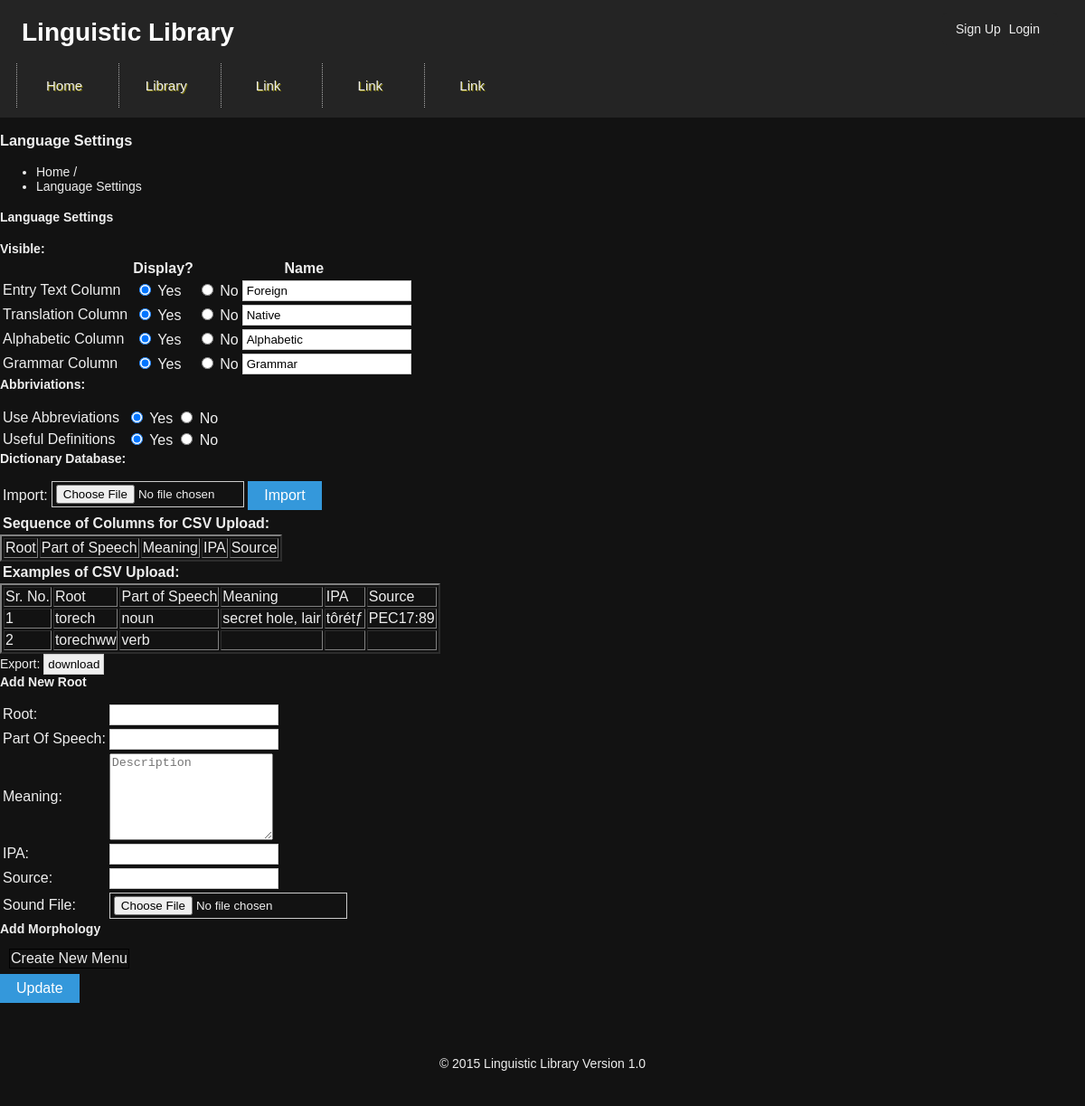
Page /language_settings.php on the committed database.
### tables this page shows
CREATE TABLE IF NOT EXISTS `graphics` (
  `id` int(11) NOT NULL AUTO_INCREMENT,
  `frontpage_background` varchar(255) NOT NULL,
  `banner_background` varchar(255) NOT NULL,
  `favicon` varchar(255) NOT NULL,
  `website_name` varchar(255) NOT NULL,
  `footer_html1` text NOT NULL,
  `footer_html2` text NOT NULL,
  `footer_html3` text NOT NULL,
  PRIMARY KEY (`id`)
);

CREATE TABLE IF NOT EXISTS `navigation_menu` (
  `id` int(11) NOT NULL AUTO_INCREMENT,
  `page_desc` varchar(30) NOT NULL,
  `page_name` varchar(50) NOT NULL,
  `is_page_display` enum('N','Y') NOT NULL,
  `page_order` int(1) NOT NULL,
  `url` text NOT NULL,
  PRIMARY KEY (`id`)
);

CREATE TABLE IF NOT EXISTS `visibility` (
  `id` int(11) NOT NULL AUTO_INCREMENT,
  `page_desc` varchar(255) NOT NULL,
  `is_page_display` enum('Y','N') NOT NULL,
  `page_name` varchar(255) NOT NULL,
  PRIMARY KEY (`id`)
);

CREATE TABLE IF NOT EXISTS `abbriviations_settings` (
  `id` int(11) NOT NULL AUTO_INCREMENT,
  `page_desc` varchar(255) NOT NULL,
  `page_display` enum('Y','N') NOT NULL,
  PRIMARY KEY (`id`)
);

### web/includes/DbSql.inc.php (called while the page is built, shortened)
<?php
Class DBSQL
{
   function DBSQL($DB_NAME)
   {
	  global $DB_HOST,$DB_USER,$DB_PASS;
	  $conn=mysql_connect($DB_HOST,$DB_USER,$DB_PASS);
	  $this->CONN = $conn;
	  return true;
   }
   function select($sql="")
   {
	    $conn = $this->CONN;
	  $results = mysql_query($sql,$conn);
      $count = 0;
      $data = array();
      while ($row =@mysql_fetch_array($results)) {
         $data[$count] = $row;
         $count++;
      }
      return $data;
   }
}
?>

### web/includes/applicationTop.php (called while the page is built, shortened)
<?php
	$myvar	= explode("/",$_SERVER['PHP_SELF']);
	if(in_array("admin",$myvar) || in_array("publisher-admin",$myvar) || in_array("subscriber-admin",$myvar) || in_array("chat",$myvar) )
	{
		$root="../";
	}
	else
	{
		$root="";
	}
	include_once($root."includes/connectdb.php");
	include_once($root."includes/DbSql.inc.php");
	include_once($root."includes/PicSql.inc.php");
	$db		= new PicSQL($DB_NAME);
?>

### web/includes/PicSql.inc.php (called while the page is built, shortened)
<?php
Class PicSQL extends DBSQL
{
	function select_data($sql)
	{
		$result = $this->select($sql);
		return $result;
	}
}
?>

### web/language_settings.php (the view, shortened to what this page needs)
<?php
include("header.php");
		?>
		<?php
   $btnsub 			= 	"Update";
   $root 			= 	trim($_POST['root']);
   $part_of_speech 	= 	trim($_POST['part_of_speech']);
   $meaning 		= 	stripslashes(trim($_POST['meaning']));
   $ipa 			= 	trim($_POST['ipa']);
   $source 			= 	trim($_POST['source']);
    $pages_Query = "SELECT * FROM `visibility`";
	$get_Pages   = $db->select_data($pages_Query);
	 $tot_Pages   = count($get_Pages);
	$select_query = "SELECT * FROM `abbriviations_settings`";
	$get_pg       = $db->select_data($select_query);
	$total_pg     = count($get_pg);
   ?>
<link rel="stylesheet" type="text/css" href="js/highslide/highslide.css" />
<h3 class="page-title">Language Settings</h3>
	<ul class="breadcrumb">
		<li>
        	<a href="index.php">Home</a>
            <span class="divider">/</span>
        </li>
        <li class="active">
        	Language Settings
        </li>
    </ul>
            <div class="row-fluid">
                <div class="span12">
                    <div class="widget gray">
                        <div class="widget-title">
                            <h4><i class="icon-reorder"></i> Language Settings</h4>
                        </div>
                        <div class="widget-body" >
                            <form name="lang_setting" method="post" class="form-horizontal" enctype="multipart/form-data">
					               <label class="control-label"><b>Visible:</b></label>
					                <div class="controls" >
								     <table style="border : none;">
                                	 <tr>
                                	 <th colspan="2"></th>
                                	 <th colspan="2">Display?</th>
                                	 <th colspan="2">Name</th>
                                	 </tr>
                                	 <?php
                                	  for ($pg=0; $pg < $tot_Pages; $pg++)
                                	  {
                                	  	 $val=$get_Pages[$pg]['page_name'];
										  ?>
									<tr>
									<td style="border-right:none;">
             	                    	<?php echo $get_Pages[$pg]['page_desc']; ?>
             	                       </td>
             	                       <td colspan="2"></td>
             	                    	<td style="border-right : none;">
             	                    		<input type="radio" name="display<?php echo $pg; ?>" value="Y" <?php if ($get_Pages[$pg]['is_page_display']=='Y'){ echo 'checked'; } ?> />
             	                    	Yes
             	                    	</td>
             	                    	<td style="border-right : none;">
             	                    		<input type="radio" name="display<?php echo $pg; ?>" id="no" value="N" <?php if ($get_Pages[$pg]['is_page_display']=='N'){ echo 'checked'; } ?> />
             	                    	No
             	                    	</td>
             	                    	<td style="border-right:none;">
             	                    	<input type="text" name="name1[]" class="input-x" value="<?php echo $val; ?>"/></td>
             	                     </tr>
             	                     <?php } ?>
             	                    </table>
             	                   </div>
					                <label class="control-label"><b>Abbriviations:</b></label>
					                <div class="controls" style="margin-top:12px;">
						                <table style="border : none;">
	                                	  <?php
	                                	  for($pages=0; $pages < $total_pg; $pages++)
										  {
										  	 $abbrivation_pages = $get_pg[$pages]['page_desc'];
											 $disp_page         = $get_pg[$pages]['page_display'];
	                                	  ?>
	                                	 <tr>
	                                		<td style="border-right:none;">
	             	                    	<?php echo  $abbrivation_pages; ?>
	             	                       </td>
	             	                        <td colspan="2"></td>
	             	                    	<td style="border-right : none;">
	             	                    		<input type="radio" name="display1<?php echo $pages; ?>" value="Y" <?php if ($disp_page=='Y'){ echo 'checked'; } ?> />
	             	                    	Yes
	             	                    	</td>
	             	                    	<td style="border-right : none;">
	             	                    		<input type="radio" name="display1<?php echo $pages; ?>" id="no" value="N" <?php if ($disp_page=='N'){ echo 'checked'; } ?> />
	             	                    	No
	             	                    	</td>
	             	                     </tr>
	             	                    <?php
	             	                    }
	             	                    ?>
	             	                     </table>
             	                   </div>
					                <label class="control-label"><b>Dictionary Database:</b></label>
					                <div class="controls" style="margin-top:12px;">
						                   <table style="border : none;">
						                		<tr>
							                			<td>Import:</td>
								                	    <td>
								                	   	  <input   type="file" name="sel_csvfile1" id="sel_csvfile1" style="width: 213px;vertical-align: top;" />
								                	   	  <input class="btn btn-info" name="btn_submit" type="submit" value="Import" />
								                        </td>
								                        <table>
								                	   	  	<th>Sequence of Columns for CSV Upload:</th>
								                	   	  </table>
								                	   	  <table border="2">
								                	   	  <tr>
								                	   	  <td>
								                	   	  	Root
								                	   	  </td>
								                	   	  <td>
								                	   	  	Part of Speech
								                	   	  </td>
								                	   	  <td>
								                	   	  	Meaning
								                	   	  </td>
								                	   	  <td>
								                	   	  	IPA
								                	   	  </td>
								                	   	  <td>
								                	   	  	Source
								                	   	  </td>
								                	   	  </tr>
								                	   	  </table>
								                	   	  <table>
								                	   	  	<th>Examples of CSV Upload:</th>
								                	   	  </table>
								                	   	  <table border="2">
								                	   	  <tr>
								                	   	  <td>Sr. No.</td>
								                	   	  <td>
								                	   	  	Root
								                	   	  </td>
								                	   	  <td>
								                	   	  	Part of Speech
								                	   	  </td>
								                	   	  <td>
								                	   	  	Meaning
								                	   	  </td>
								                	   	  <td>
								                	   	  	IPA
								                	   	  </td>
								                	   	  <td>
								                	   	  	Source
								                	   	  </td>
								                	   	  </tr>
								                	   	 <tr><td>1</td><td>torech</td><td>noun</td><td>secret hole, lair</td><td>tôrétƒ</td><td>PEC17:89</td></tr>
								                	   	 <tr><td>2</td><td>torechww</td><td>verb</td><td></td><td></td><td></td></tr>
								                	   	  </table>
						                   		 </tr>
						                    	 <tr>
							                			<td>Export:</td>
								                	    <td>
								                	   	  <input type="button" class="text" name="image" id="image" type="file" value="download"/>
								                        </td>
						                    	</tr>
						                    </table>
					                </div>
					                <label class="control-label"><b>Add New Root</b></label>
					                <div class="controls" style="margin-top:12px;">
					                <table style="border : none;">
					                	<tr>
					                		<td>Root:</td>
					                	    <td>
					                	   	  <input type="text" name="root" class="input-x" value="<?php echo $root;?>"/>
					                        </td>
					                    </tr>
					                    <tr>
					                		<td>Part Of Speech:</td>
					                	    <td>
					                	   	  <input type="text" name="part_of_speech" class="input-x" value="<?php echo $part_of_speech;?>"/>
					                        </td>
					                    </tr>
					                    <tr>
					                		<td>Meaning:</td>
					                	    <td>
					                	   	 <textarea name="meaning" class="span12 wysihtmleditor5" placeholder="Description" rows="6"><?php echo $meaning;?></textarea>
					                        </td>
					                    </tr>
					                    <tr>
					                		<td>IPA:</td>
					                	    <td>
					                	   	  <input type="text" name="ipa" class="input-x" value="<?php echo $ipa;?>"/>
					                        </td>
					                    </tr>
					                    <tr>
					                		<td>Source:</td>
					                	    <td>
					                	   	  <input type="text" name="source" class="input-x" value="<?php echo $source;?>"/>
					                        </td>
					                    </tr>
					                     <tr>
				                		<td>Sound File:</td>
				                	    <td>
				                	   	  <input class="text" name="sound" id="sound" type="file" >
				                        </td>
				                    </tr>
					                    </table>
					                </div>
					              <label class="control-label"><b>Add Morphology</b></label>
					                <div class="controls" style="margin-top:12px;">
					                	<table>
					                		<tr>
					                			<td><input style="width: 20px;" type="hidden" name="my_in_id" id="my_in_id" ></td>
					                			<td><input style="width: 20px;" type="hidden" name="my_chek" id="my_chek" ></td>
					                			<td style="border: 1px solid black;"><a class="black_txt" href="add_menu_p.php?type=menu" onClick="return hs.htmlExpand(this, { contentId: 'highslide-html', objectType:   'iframe',height: 'auto',width: 'auto' })" title="View Description">Create New Menu</a></td>
					                			<td id="clone_td"></td>
					                		</tr>
					                		<tr>
						                			<td colspan="5">
						                		</td>
					                		</tr>
					                	</table>
					                </div>
					            <div class="form-actions">
                                <input type="submit" name="submit" class="btn btn-info" value="<?php echo $btnsub?>">
                            	</div>
           					</form>
                        </div>
                    </div>
                </div>
            </div>
<?php
				include ("footer.php");
 ?>

### web/header.php (shortened to what this page needs)
<?php
include_once('includes/applicationTop.php');
	?>
	<?php
      $id      =$_GET['id'];
	  $postname=$_GET['postname'];
        ?>
<html><head>
<link rel="stylesheet" type="text/css" href="css/style_1.css">
<link rel="stylesheet" type="text/css" href="css/style_2column.css">
<link rel="stylesheet" href="css/style.css" />
<link rel="stylesheet" type="text/css" href="css/style_homepage.css">
</head>
<body>
<div class="main_wrap2 hwrap">
	<div class="headerbar">
		<?php
							 $sql="SELECT `website_name` FROM `graphics` where id=1";
							 $res =$db->select_data($sql);
							  $name =$res[0]['website_name'];
							 ?>
		<div class="website_name"><font color="white"><?php echo $name; ?></font></div>
       <div class="nav" style="float: right;margin-right: 24px;">
        <ul class="nav navbar-nav">
		  <li <?php if($page_nm=="register"){?>class="active"<?php } ?>><?php if($user_id==""){?><a href="register.php">Sign Up</a><?php } ?></li>
		  <li <?php if($page_nm=="login"){?>class="active"<?php } ?>>
		  		<?php   if($user_id!=""||$user!=""){
		  	?>
		  	<?php
		  	$name= basename($_SERVER['PHP_SELF']);
		  	if($name=="entry.php")
		  	{
		  	?>
		  	<a href="bookmark.php?id=<?php echo $id?>&postname=<?php echo $postname;?>" onclick="return bookmark()">Bookmark |</a>
           <?php } ?>
   	   	 Welcome,
		 <li class="active"><div><a href="profile_update.php" style="color:#907ED1;"><?php echo  $user_id." ";?></a> |
		 <a href="logout.php" class="log" id="log"><font color="white">Logout</font></a></div></li>
		  	<?php }
		  	else
		  	{
				   ?><a href="login.php">Login</a><?php
			}   ?></li>
     </ul></div>
     <?php
		$query="select *from navigation_menu where is_page_display='Y' order by page_order";
		$query1=$db->select_data($query);
		?>
		<div class="menu_m">
		<?php
	    for($i=0;$i<count($query1);$i++)
		{
		?>
		<a class="menubtn" href="<?php echo $query1[$i]['url']?>"><?php echo $query1[$i]['page_name'];?></a>&nbsp;
		<?php } ?>
		</div>
	</div>
	</div>

### rows in the picture
graphics: website_name "Linguistic Library"
navigation_menu: page_name "Home"
navigation_menu: page_name "Library"
navigation_menu: page_name "Link"
navigation_menu: page_name "Link"
navigation_menu: page_name "Link"
visibility: page_desc "Entry Text Column", is_page_display "☑", page_name "Foreign"
visibility: page_desc "Translation Column", is_page_display "☑", page_name "Native"
visibility: page_desc "Alphabetic Column", is_page_display "☑", page_name "Alphabetic"
visibility: page_desc "Grammar Column", is_page_display "☑", page_name "Grammar"
abbriviations_settings: page_desc "Use Abbreviations", page_display "☑"
abbriviations_settings: page_desc "Useful Definitions", page_display "☑"
